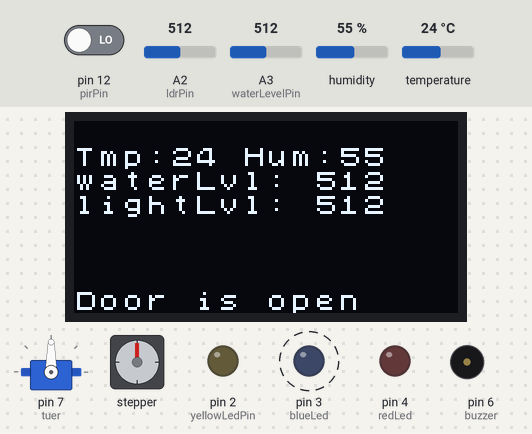
A sketch run on a simulated Arduino Uno, built with avr-gcc and run on an emulated ATmega328P. On the bench: 128×64 one-colour display, servo, stepper motor, output pins drawn as LEDs (lit = HIGH), buzzer (waves = sounding, pin HIGH). Dashed ring = blinking. The inputs (shaded band) are chosen by the test bench; at power-on: temperature 24 °C, A3 (waterLevelPin) = 512, A2 (ldrPin) = 512, pin 12 (pirPin) LOW, humidity 55 %. The local clock reads 2024-03-15 10:24:30 at power-on unless the sketch sets it; stepper angles assume 2048 steps per turn.

Above: at 1.2 s.
1.3 s: temperature set to 25.1 °C
At 2.6 s:
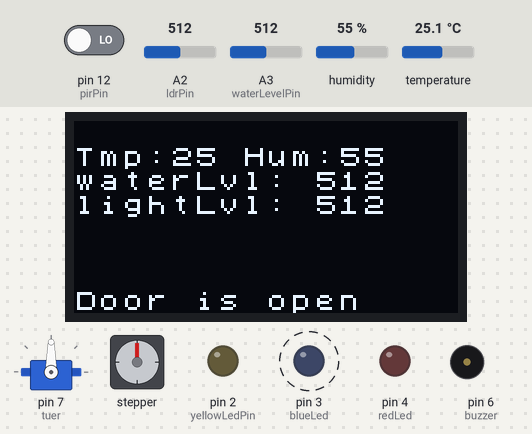
2.9 s: temperature set to 26.5 °C
At 4.29 s:
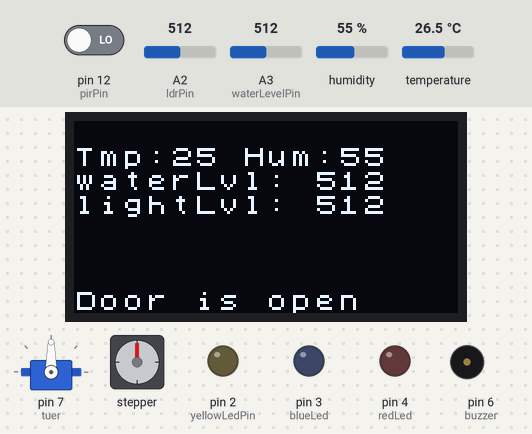
6.5 s: A3 (waterLevelPin) set to 312
At 10.1 s:
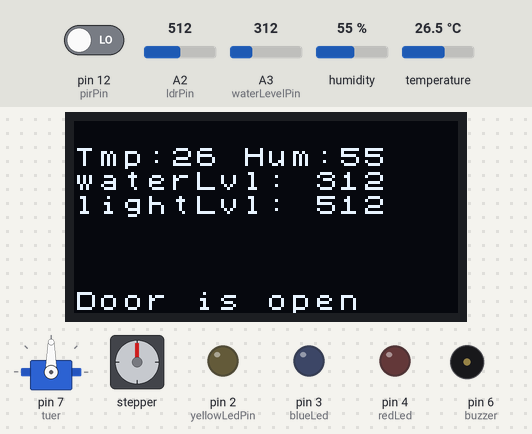
10.7 s: A3 (waterLevelPin) set to 287
At 11.7 s:
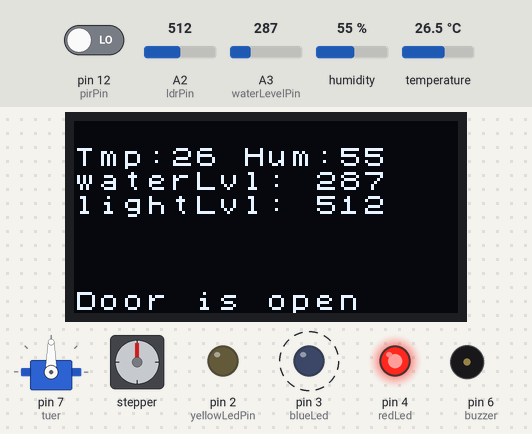
12.4 s: A2 (ldrPin) set to 267
At 14.2 s:
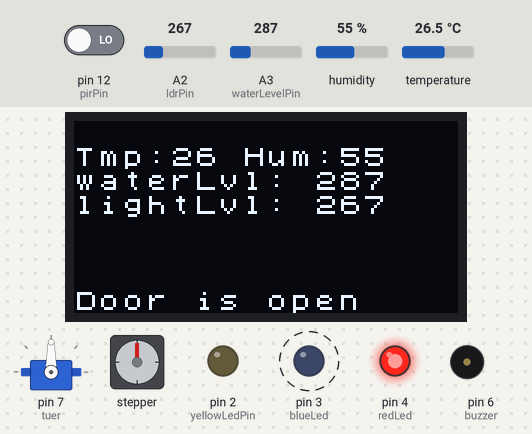
15.2 s: A2 (ldrPin) set to 236
At 16.7 s:
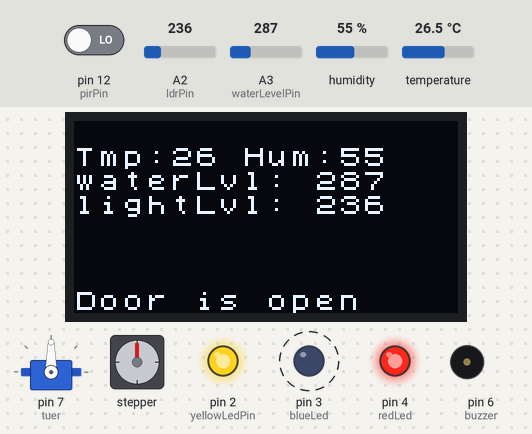
Timing chart, 0 to 18.8 s (numbered marks = the images above; inputs shaded):
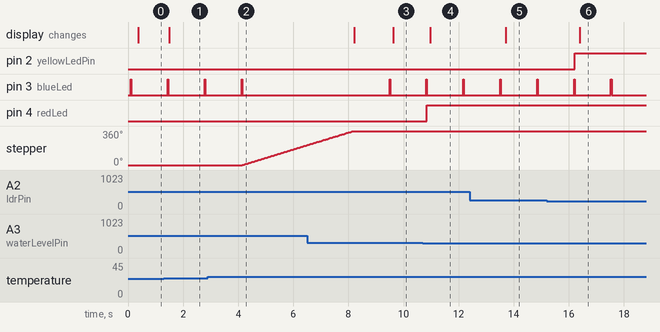

Measured:
- the behaviour switches between 25.9 and 26 °C on temperature (found by bisection; images 1 and 2)
- the behaviour switches between 300 and 299 on A3 (waterLevelPin) (found by bisection; images 3 and 4)
- the behaviour switches between 250 and 249 on A2 (ldrPin) (found by bisection; images 5 and 6)
- after the input at 1.3 s, the display: changes after 0.20 s (image 1)
- after the input at 2.9 s, pin 3 (blueLed): goes on until 4.1 s, then stays LOW; stepper: keeps turning clockwise at about 90°/s, starting after 1.2 s
- after the input at 6.5 s, the display: first differs from a run without the input after 3.1 s (image 3)
- after the input at 10.7 s, pin 4 (redLed): LOW → HIGH after 0.15 s; the display: changes after 0.27 s (image 4)
- after the input at 12.4 s, the display: first changes after 1.3 s (image 5 shows a later state)
- after the input at 15.2 s, pin 2 (yellowLedPin): LOW → HIGH after 1.0 s; the display: changes after 1.2 s (image 6)

The sketch:

Gewaechshaus.ino
```cpp
// Temperatursteuerung Dachluke Schrittmotors
#include <HTU21D.h>
int humidity = 0;
int temperature = 0;
HTU21D sensor;
#include <Stepper.h>
bool stepMotor = false;               // Dachluke
const int stepsPerRevolution = 2048;  // change this to fit the number of steps per revolution
const int rolePerMinute = 15;         // Adjustable range of 28BYJ-48 stepper is 0~17 rpm
// initialize the stepper library on pins 8 through 11:
Stepper dachluke(stepsPerRevolution, 8, 10, 9, 11);

// ldr
int ldrPin = A2;
int yellowLedPin = 2;
int lightLevel = 0;

// Füllstand des Behälters
int waterLevelPin = A3;  // putty
int waterLevel = 0;
bool waterAllert = false;
int redLed = 4;

// oled
#include <Arduino.h>
#include <U8x8lib.h>
U8X8_SH1106_128X64_NONAME_HW_I2C u8x8(/* reset=*/U8X8_PIN_NONE);

// bewegungssensor
int pirPin = 12;  // Input for HC-S501
int pirValue;     // Place to store read PIR Value
int buzzer = 6;

// wasserpumpe
int blueLed = 3;

// servo
#include <Servo.h>
Servo tuer;
int tuerPos = 0;         // offen
bool tuerStatus = true;  // tuer standartmaessig offen damit der Summer nicht summt

// EEPROM
#include <EEPROM.h>

// IRemote
#include "IRremote.h"
#include "IR.h"

// clock
#include <Wire.h>
#include <DS3231.h>

DS3231 clock;
RTCDateTime dt;

IRrecv irrecv(RECEIVER);  // create instance of 'irrecv'
decode_results results;   // create instance of 'decode_results'


void setup() {
  // clock
  Serial.println("Initialize DS3231");;
  clock.begin();
  // Set sketch compiling time
  clock.setDateTime(__DATE__, __TIME__);

  // Temperatursteuerung Dachluke Schrittmotors
  sensor.begin();
  dachluke.setSpeed(rolePerMinute);
  // oledcloseDoor
  u8x8.setPowerSave(0);
  u8x8.begin();
  u8x8.setFont(u8x8_font_chroma48medium8_r);
  // wasserstand
  pinMode(waterLevelPin, INPUT);
  pinMode(redLed, OUTPUT);
  // ldr
  pinMode(ldrPin, INPUT);
  pinMode(yellowLedPin, OUTPUT);
  // bewegungssensor
  pinMode(pirPin, INPUT);
  pinMode(buzzer, OUTPUT);
  // wasserpumpe
  pinMode(blueLed, OUTPUT);
  // servo
  tuer.attach(7);  // connect pin 7 with the control line(the middle line of Servo)
  // IRemote
  irrecv.enableIRIn();
}


void loop() {
  dt = clock.getDateTime();
  // printe Uhrzeit im Serial Monitor
  printuhrzeit();
  // setzte Temperatur
  setTemperature();
  // setzte Wasserlevel
  setWaterLevel();
  // setzte LichtLevel
  setLdr();
  // wenn zu wenig wasser das Bewaessere
  bewaesserung();
  // wenn der Bewegunssensor etwas findet
  setBewegungsSensor();
  // offne Fenster
  openWindow(temperature);  // Stepper
  // gebe den aktuellen Input ueber die Fernbediengung
  setInput();
  // funktion für das entsperren der Tuer
  doorLock();
  // funktion zum schliessen der Tuer
  closeDoor();  // Wenn Power gedrueckt wird!
  // schreibe daten in den EEPROM
  writeToEEPROM();
  // schreibe auf das OLED
  printOled(temperature);
  delay(1000);
}

void printuhrzeit() {
  Serial.print(dt.hour);   Serial.print(":");
  Serial.print(dt.minute); Serial.print(":");
  Serial.print(dt.second); Serial.println("");
}

void print(int row = 0, String text = "                ", int start = 0) {
  u8x8.setCursor(start, row);
  u8x8.print(text);
}


void openWindow(double temperature) {
  if (temperature > 25 && stepMotor == false) {
    Serial.println("Open window");
    dachluke.step(stepsPerRevolution);
    stepMotor = true;
  } else if (temperature < 25 && stepMotor) {
    Serial.println("Close Window");
    dachluke.step(-stepsPerRevolution);
    stepMotor = false;
  }
}

void setWaterLevel() {
  waterLevel = analogRead(waterLevelPin);

  if (waterLevel < 300) {
    digitalWrite(redLed, HIGH);
  } else {
    digitalWrite(redLed, LOW);
  }
}

void setLdr() {
  lightLevel = analogRead(ldrPin);

  if (lightLevel < 250) {
    digitalWrite(yellowLedPin, HIGH);
  } else {
    digitalWrite(yellowLedPin, LOW);
  }
}

void setTemperature() {
  if (sensor.measure()) {
    temperature = sensor.getTemperature();
    digitalWrite(blueLed, HIGH);
    humidity = sensor.getHumidity();
  }
}

void bewaesserung() {
  digitalWrite(blueLed, LOW);
  if (humidity < 30 && waterLevel != 0) digitalWrite(blueLed, HIGH);
}

void printOled(int temperature) {
  print(1, "Tmp:");
  print(1, String(temperature), 4);
  print(1, "Hum:", 7);
  print(1, String(humidity), 11);
  print(2, "waterLvl:");
  print(2, String(waterLevel), 10);
  print(3, "lightLvl: ");
  print(3, String(lightLevel), 10);

  if (tuerStatus == false) print(7, "Door is closed");
  if (tuerStatus) print(7, "Door is open  ");
}

void setBewegungsSensor() {
  pirValue = digitalRead(pirPin);
  // Serial.println(pirValue);

  if (pirValue == 1 && tuerStatus == false) {
    digitalWrite(buzzer, HIGH);  // aus un nicht zu nerven!
    delay(2000);
  } else {
    digitalWrite(buzzer, LOW);
  }
}

String pinCode[] = { "1", "2", "4", "7" };
String inputCode[4];
int indexCode = 0;
bool allowInput = true;
String keyPressed;

void openDoor() {
  for (tuerPos = 0; tuerPos <= 90; tuerPos += 1) {
    tuer.write(tuerPos);
    delay(15);
  }
  tuerStatus = true;
}

void closeDoor() {
  if (tuerStatus && keyPressed == "POWER") {
    for (tuerPos = 90; tuerPos >= 0; tuerPos -= 1) {
      tuer.write(tuerPos);
      delay(15);
    }
    tuerStatus = false;
  }
}

void doorLock() {
  if (tuerStatus == false) {
    print(5, "pin: ");

    if (keyPressed != "" && allowInput && isANumber()) {
      inputCode[indexCode] = keyPressed;
      print(5, String(keyPressed.charAt(0)), indexCode + 5);
      indexCode++;
      keyPressed = "";
    }

    if (indexCode == 4) {
      allowInput = false;
      indexCode = 0;

      if (pinCode[0] == inputCode[0] && pinCode[1] == inputCode[1] && pinCode[2] == inputCode[2] && pinCode[3] == inputCode[3]) {
        delay(1000);
        print(5, "correct", 5);
        openDoor();
        u8x8.clear();
        String inputCode[4];
        allowInput = true;
        // print(6, "Door is open");
      } else {
        print(5, "wrong", 5);
        delay(1000);
        u8x8.clear();
        String inputCode[4];
        allowInput = true;
      }
    }
  }
}

void setInput() {
  int tmpValue;
  int i = 0;

  if (irrecv.decode(&results)) {
    for (int i = 0; i < 23; i++) {
      if ((keyValue[i] == results.value) && (i < KEY_NUM)) {
        Serial.println(keyBuf[i]);
        keyPressed = keyBuf[i];
        tmpValue = results.value;
      } else if (REPEAT == i) {
        results.value = tmpValue;
      }
    }
    irrecv.resume();
  }
}

bool isANumber() {
  if (keyPressed == "1" || keyPressed == "2" || keyPressed == "3" || keyPressed == "4" || keyPressed == "5" || keyPressed == "6" || keyPressed == "7" || keyPressed == "8" || keyPressed == "9" || keyPressed == "0") {
    return true;
  } else {
    return false;
  }
}

int eepromIndex = 0;

void writeToEEPROM() {
  // Nach jeder Minute
  if (dt.second == 0) {
    EEPROM.write(eepromIndex, dt.hour);
    eepromIndex++;
    EEPROM.write(eepromIndex, dt.minute);
    eepromIndex++;
    EEPROM.write(eepromIndex, tuerStatus);
    eepromIndex++;
    EEPROM.write(eepromIndex, temperature);
    eepromIndex++;
    EEPROM.write(eepromIndex, humidity); // Bodenfeuchtigkeit
    eepromIndex++;
    // index 0 stunde - index 1 minute
  }
}
```

IR.h
```cpp
#ifndef _IR_H
#define _IR_H

#define RECEIVER 5

#define KEY_POWER (0xFFA25D)
#define KEY_FUNC_STOP (0xFFE21D)
#define KEY_VOL_ADD (0xFF629D)
#define KEY_FAST_BACK (0xFF22DD)
#define KEY_PAUSE (0xFF02FD)
#define KEY_FAST_FORWARD (0xFFC23D)
#define KEY_DOWN (0xFFE01F)
#define KEY_VOL_DE (0xFFA857)
#define KEY_UP (0xFF906F)
#define KEY_EQ (0xFF9867)
#define KEY_ST_REPT (0xFFB04F)
#define KEY_0 (0xFF6897)
#define KEY_1 (0xFF30CF)
#define KEY_2 (0xFF18E7)
#define KEY_3 (0xFF7A85)
#define KEY_4 (0xFF10EF)
#define KEY_5 (0xFF38C7)
#define KEY_6 (0xFF5AA5)
#define KEY_7 (0xFF42BD)
#define KEY_8 (0xFF4AB5)
#define KEY_9 (0xFF52AD)
#define KEY_REPEAT (0xFFFFFFFF)
#define KEY_NUM 21
#define REPEAT 22

unsigned long keyValue[]={KEY_POWER,KEY_FUNC_STOP,KEY_VOL_ADD,KEY_FAST_BACK,KEY_PAUSE,KEY_FAST_FORWARD,
                KEY_DOWN,KEY_VOL_DE,KEY_UP,KEY_EQ,KEY_ST_REPT,KEY_0,KEY_1,KEY_2,KEY_3,KEY_4,KEY_5,
                KEY_6,KEY_7,KEY_8,KEY_9,KEY_REPEAT};

char keyBuf[][15]={"POWER","FUNC/STOP","VOL+","FAST BACK","PAUSE","FAST FORWARD","DOWN","VOL-",
                  "UP","EQ","ST/REPT","0","1","2","3","4","5","6","7","8","9"};
#endif
```
